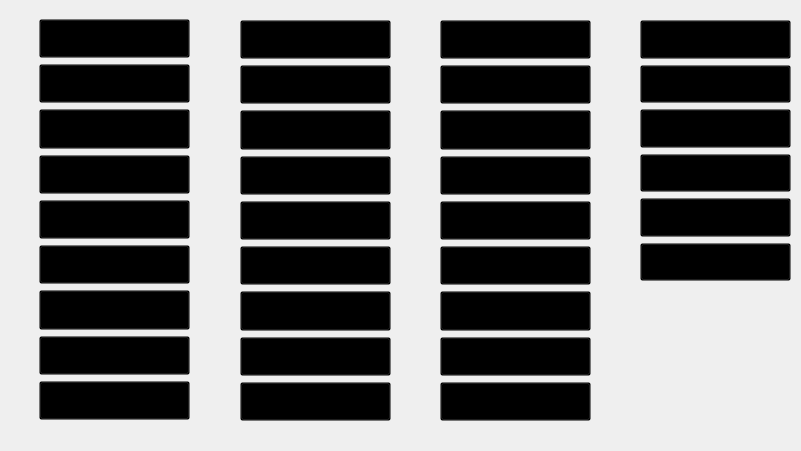
   <widget class="QWidget" name="aoyin_widget" native="true">
    <property name="geometry">
     <rect>
      <x>369</x>
      <y>299</y>
      <width>801</width>
      <height>451</height>
     </rect>
    </property>
    <property name="styleSheet">
     <string notr="true">color: transparent;</string>
    </property>
    <widget class="QWidget" name="verticalLayoutWidget">
     <property name="geometry">
      <rect>
       <x>39</x>
       <y>19</y>
       <width>151</width>
       <height>401</height>
      </rect>
     </property>
     <layout class="QVBoxLayout" name="aoyin_row_1">
      <item>
       <widget class="QPushButton" name="kya">
        <property name="sizePolicy">
         <sizepolicy hsizetype="Preferred" vsizetype="Preferred">
          <horstretch>0</horstretch>
          <verstretch>0</verstretch>
         </sizepolicy>
        </property>
        <property name="cursor">
         <cursorShape>PointingHandCursor</cursorShape>
        </property>
        <property name="styleSheet">
         <string notr="true">QPushButton {
    background-color: transparent;
}</string>
        </property>
        <property name="text">
         <string>きゃ キャ</string>
        </property>
       </widget>
      </item>
      <item>
       <widget class="QPushButton" name="kyu">
        <property name="sizePolicy">
         <sizepolicy hsizetype="Preferred" vsizetype="Preferred">
          <horstretch>0</horstretch>
          <verstretch>0</verstretch>
         </sizepolicy>
        </property>
        <property name="cursor">
         <cursorShape>PointingHandCursor</cursorShape>
        </property>
        <property name="styleSheet">
         <string notr="true">QPushButton {
    background-color: transparent;
}</string>
        </property>
        <property name="text">
         <string>きゅ キュ</string>
        </property>
       </widget>
      </item>
      <item>
       <widget class="QPushButton" name="kyo">
        <property name="sizePolicy">
         <sizepolicy hsizetype="Preferred" vsizetype="Preferred">
          <horstretch>0</horstretch>
          <verstretch>0</verstretch>
         </sizepolicy>
        </property>
        <property name="cursor">
         <cursorShape>PointingHandCursor</cursorShape>
        </property>
        <property name="styleSheet">
         <string notr="true">QPushButton {
    background-color: transparent;
}</string>
        </property>
        <property name="text">
         <string>きょ キョ</string>
        </property>
       </widget>
      </item>
      <item>
       <widget class="QPushButton" name="gya">
        <property name="sizePolicy">
         <sizepolicy hsizetype="Preferred" vsizetype="Preferred">
          <horstretch>0</horstretch>
          <verstretch>0</verstretch>
         </sizepolicy>
        </property>
        <property name="cursor">
         <cursorShape>PointingHandCursor</cursorShape>
        </property>
        <property name="styleSheet">
         <string notr="true">QPushButton {
    background-color: transparent;
}</string>
        </property>
        <property name="text">
         <string>ぎゃ ギャ</string>
        </property>
       </widget>
      </item>
      <item>
       <widget class="QPushButton" name="gyu">
        <property name="sizePolicy">
         <sizepolicy hsizetype="Preferred" vsizetype="Preferred">
          <horstretch>0</horstretch>
          <verstretch>0</verstretch>
         </sizepolicy>
        </property>
        <property name="cursor">
         <cursorShape>PointingHandCursor</cursorShape>
        </property>
        <property name="styleSheet">
         <string notr="true">QPushButton {
    background-color: transparent;
}</string>
        </property>
        <property name="text">
         <string>ぎゅ ギュ</string>
        </property>
       </widget>
      </item>
      <item>
       <widget class="QPushButton" name="gyo">
        <property name="sizePolicy">
         <sizepolicy hsizetype="Preferred" vsizetype="Preferred">
          <horstretch>0</horstretch>
          <verstretch>0</verstretch>
         </sizepolicy>
        </property>
        <property name="cursor">
         <cursorShape>PointingHandCursor</cursorShape>
        </property>
        <property name="styleSheet">
         <string notr="true">QPushButton {
    background-color: transparent;
}</string>
        </property>
        <property name="text">
         <string>ぎょ ギョ</string>
        </property>
       </widget>
      </item>
      <item>
       <widget class="QPushButton" name="sha">
        <property name="sizePolicy">
         <sizepolicy hsizetype="Preferred" vsizetype="Preferred">
          <horstretch>0</horstretch>
          <verstretch>0</verstretch>
         </sizepolicy>
        </property>
        <property name="cursor">
         <cursorShape>PointingHandCursor</cursorShape>
        </property>
        <property name="styleSheet">
         <string notr="true">QPushButton {
    background-color: transparent;
}</string>
        </property>
        <property name="text">
         <string>しゃ シャ</string>
        </property>
       </widget>
      </item>
      <item>
       <widget class="QPushButton" name="shu">
        <property name="sizePolicy">
         <sizepolicy hsizetype="Preferred" vsizetype="Preferred">
          <horstretch>0</horstretch>
          <verstretch>0</verstretch>
         </sizepolicy>
        </property>
        <property name="cursor">
         <cursorShape>PointingHandCursor</cursorShape>
        </property>
        <property name="styleSheet">
         <string notr="true">QPushButton {
    background-color: transparent;
}</string>
        </property>
        <property name="text">
         <string>しゅ シュ</string>
        </property>
       </widget>
      </item>
      <item>
       <widget class="QPushButton" name="sho">
        <property name="sizePolicy">
         <sizepolicy hsizetype="Preferred" vsizetype="Preferred">
          <horstretch>0</horstretch>
          <verstretch>0</verstretch>
         </sizepolicy>
        </property>
        <property name="cursor">
         <cursorShape>PointingHandCursor</cursorShape>
        </property>
        <property name="styleSheet">
         <string notr="true">QPushButton {
    background-color: transparent;
}</string>
        </property>
        <property name="text">
         <string>しょ ショ</string>
        </property>
       </widget>
      </item>
     </layout>
    </widget>
    <widget class="QWidget" name="verticalLayoutWidget_2">
     <property name="geometry">
      <rect>
       <x>240</x>
       <y>20</y>
       <width>151</width>
       <height>401</height>
      </rect>
     </property>
     <layout class="QVBoxLayout" name="aoyin_row_2">
      <item>
       <widget class="QPushButton" name="ja">
        <property name="sizePolicy">
         <sizepolicy hsizetype="Preferred" vsizetype="Preferred">
          <horstretch>0</horstretch>
          <verstretch>0</verstretch>
         </sizepolicy>
        </property>
        <property name="cursor">
         <cursorShape>PointingHandCursor</cursorShape>
        </property>
        <property name="styleSheet">
         <string notr="true">QPushButton {
    background-color: transparent;
}</string>
        </property>
        <property name="text">
         <string>じゃ (ぢゃ) ジャ (ヂャ)</string>
        </property>
       </widget>
      </item>
      <item>
       <widget class="QPushButton" name="ju">
        <property name="sizePolicy">
         <sizepolicy hsizetype="Preferred" vsizetype="Preferred">
          <horstretch>0</horstretch>
          <verstretch>0</verstretch>
         </sizepolicy>
        </property>
        <property name="cursor">
         <cursorShape>PointingHandCursor</cursorShape>
        </property>
        <property name="styleSheet">
         <string notr="true">QPushButton {
    background-color: transparent;
}</string>
        </property>
        <property name="text">
         <string>じゅ (ぢゅ) ジュ (ヂュ)</string>
        </property>
       </widget>
      </item>
      <item>
       <widget class="QPushButton" name="jo">
        <property name="sizePolicy">
         <sizepolicy hsizetype="Preferred" vsizetype="Preferred">
          <horstretch>0</horstretch>
          <verstretch>0</verstretch>
         </sizepolicy>
        </property>
        <property name="cursor">
         <cursorShape>PointingHandCursor</cursorShape>
        </property>
        <property name="styleSheet">
         <string notr="true">QPushButton {
    background-color: transparent;
}</string>
        </property>
        <property name="text">
         <string>じょ (ぢょ) ジョ (ヂョ)</string>
        </property>
       </widget>
      </item>
      <item>
       <widget class="QPushButton" name="cha">
        <property name="sizePolicy">
         <sizepolicy hsizetype="Preferred" vsizetype="Preferred">
          <horstretch>0</horstretch>
          <verstretch>0</verstretch>
         </sizepolicy>
        </property>
        <property name="cursor">
         <cursorShape>PointingHandCursor</cursorShape>
        </property>
        <property name="styleSheet">
         <string notr="true">QPushButton {
    background-color: transparent;
}</string>
        </property>
        <property name="text">
         <string>ちゃ チャ</string>
        </property>
       </widget>
      </item>
      <item>
       <widget class="QPushButton" name="chu">
        <property name="sizePolicy">
         <sizepolicy hsizetype="Preferred" vsizetype="Preferred">
          <horstretch>0</horstretch>
          <verstretch>0</verstretch>
         </sizepolicy>
        </property>
        <property name="cursor">
         <cursorShape>PointingHandCursor</cursorShape>
        </property>
        <property name="styleSheet">
         <string notr="true">QPushButton {
    background-color: transparent;
}</string>
        </property>
        <property name="text">
         <string>ちゅ チュ</string>
        </property>
       </widget>
      </item>
      <item>
       <widget class="QPushButton" name="cho">
        <property name="sizePolicy">
         <sizepolicy hsizetype="Preferred" vsizetype="Preferred">
          <horstretch>0</horstretch>
          <verstretch>0</verstretch>
         </sizepolicy>
        </property>
        <property name="cursor">
         <cursorShape>PointingHandCursor</cursorShape>
        </property>
        <property name="styleSheet">
         <string notr="true">QPushButton {
    background-color: transparent;
}</string>
        </property>
        <property name="text">
         <string>ちょ チョ</string>
        </property>
       </widget>
      </item>
      <item>
       <widget class="QPushButton" name="nya">
        <property name="sizePolicy">
         <sizepolicy hsizetype="Preferred" vsizetype="Preferred">
          <horstretch>0</horstretch>
          <verstretch>0</verstretch>
         </sizepolicy>
        </property>
        <property name="cursor">
         <cursorShape>PointingHandCursor</cursorShape>
        </property>
        <property name="styleSheet">
         <string notr="true">QPushButton {
    background-color: transparent;
}</string>
        </property>
        <property name="text">
         <string>にゃ ニャ</string>
        </property>
       </widget>
      </item>
      <item>
       <widget class="QPushButton" name="nyu">
        <property name="sizePolicy">
         <sizepolicy hsizetype="Preferred" vsizetype="Preferred">
          <horstretch>0</horstretch>
          <verstretch>0</verstretch>
         </sizepolicy>
        </property>
        <property name="cursor">
         <cursorShape>PointingHandCursor</cursorShape>
        </property>
        <property name="styleSheet">
         <string notr="true">QPushButton {
    background-color: transparent;
}</string>
        </property>
        <property name="text">
         <string>にゅ ニュ</string>
        </property>
       </widget>
      </item>
      <item>
       <widget class="QPushButton" name="nyo">
        <property name="sizePolicy">
         <sizepolicy hsizetype="Preferred" vsizetype="Preferred">
          <horstretch>0</horstretch>
          <verstretch>0</verstretch>
         </sizepolicy>
        </property>
        <property name="cursor">
         <cursorShape>PointingHandCursor</cursorShape>
        </property>
        <property name="styleSheet">
         <string notr="true">QPushButton {
    background-color: transparent;
}</string>
        </property>
        <property name="text">
         <string>にょ ニョ</string>
        </property>
       </widget>
      </item>
     </layout>
    </widget>
    <widget class="QWidget" name="verticalLayoutWidget_3">
     <property name="geometry">
      <rect>
       <x>440</x>
       <y>20</y>
       <width>151</width>
       <height>401</height>
      </rect>
     </property>
     <layout class="QVBoxLayout" name="aoyin_row_3">
      <item>
       <widget class="QPushButton" name="hya">
        <property name="sizePolicy">
         <sizepolicy hsizetype="Preferred" vsizetype="Preferred">
          <horstretch>0</horstretch>
          <verstretch>0</verstretch>
         </sizepolicy>
        </property>
        <property name="cursor">
         <cursorShape>PointingHandCursor</cursorShape>
        </property>
        <property name="styleSheet">
         <string notr="true">QPushButton {
    background-color: transparent;
}</string>
        </property>
        <property name="text">
         <string>ひゃ ヒャ</string>
        </property>
       </widget>
      </item>
      <item>
       <widget class="QPushButton" name="hyu">
        <property name="sizePolicy">
         <sizepolicy hsizetype="Preferred" vsizetype="Preferred">
          <horstretch>0</horstretch>
          <verstretch>0</verstretch>
         </sizepolicy>
        </property>
        <property name="cursor">
         <cursorShape>PointingHandCursor</cursorShape>
        </property>
        <property name="styleSheet">
         <string notr="true">QPushButton {
    background-color: transparent;
}</string>
        </property>
        <property name="text">
         <string>ひゅ ヒュ</string>
        </property>
       </widget>
      </item>
      <item>
       <widget class="QPushButton" name="hyo">
        <property name="sizePolicy">
         <sizepolicy hsizetype="Preferred" vsizetype="Preferred">
          <horstretch>0</horstretch>
          <verstretch>0</verstretch>
         </sizepolicy>
        </property>
        <property name="cursor">
         <cursorShape>PointingHandCursor</cursorShape>
        </property>
        <property name="styleSheet">
         <string notr="true">QPushButton {
    background-color: transparent;
}</string>
        </property>
        <property name="text">
         <string>ひょ ヒョ</string>
        </property>
       </widget>
      </item>
      <item>
       <widget class="QPushButton" name="bya">
        <property name="sizePolicy">
         <sizepolicy hsizetype="Preferred" vsizetype="Preferred">
          <horstretch>0</horstretch>
          <verstretch>0</verstretch>
         </sizepolicy>
        </property>
        <property name="cursor">
         <cursorShape>PointingHandCursor</cursorShape>
        </property>
        <property name="styleSheet">
         <string notr="true">QPushButton {
    background-color: transparent;
}</string>
        </property>
        <property name="text">
         <string>びゃ ビャ</string>
        </property>
       </widget>
      </item>
      <item>
       <widget class="QPushButton" name="byu">
        <property name="sizePolicy">
         <sizepolicy hsizetype="Preferred" vsizetype="Preferred">
          <horstretch>0</horstretch>
          <verstretch>0</verstretch>
         </sizepolicy>
        </property>
        <property name="cursor">
         <cursorShape>PointingHandCursor</cursorShape>
        </property>
        <property name="styleSheet">
         <string notr="true">QPushButton {
    background-color: transparent;
}</string>
        </property>
        <property name="text">
         <string>びゅ ビュ</string>
        </property>
       </widget>
      </item>
      <item>
       <widget class="QPushButton" name="byo">
        <property name="sizePolicy">
         <sizepolicy hsizetype="Preferred" vsizetype="Preferred">
          <horstretch>0</horstretch>
          <verstretch>0</verstretch>
         </sizepolicy>
        </property>
        <property name="cursor">
         <cursorShape>PointingHandCursor</cursorShape>
        </property>
        <property name="styleSheet">
         <string notr="true">QPushButton {
    background-color: transparent;
}</string>
        </property>
        <property name="text">
         <string>びょ ビョ</string>
        </property>
       </widget>
      </item>
      <item>
       <widget class="QPushButton" name="pya">
        <property name="sizePolicy">
         <sizepolicy hsizetype="Preferred" vsizetype="Preferred">
          <horstretch>0</horstretch>
          <verstretch>0</verstretch>
         </sizepolicy>
        </property>
        <property name="cursor">
         <cursorShape>PointingHandCursor</cursorShape>
        </property>
        <property name="styleSheet">
         <string notr="true">QPushButton {
    background-color: transparent;
}</string>
        </property>
        <property name="text">
         <string>ぴゃ ピャ</string>
        </property>
       </widget>
      </item>
      <item>
       <widget class="QPushButton" name="pyu">
        <property name="sizePolicy">
         <sizepolicy hsizetype="Preferred" vsizetype="Preferred">
          <horstretch>0</horstretch>
          <verstretch>0</verstretch>
         </sizepolicy>
        </property>
        <property name="cursor">
         <cursorShape>PointingHandCursor</cursorShape>
        </property>
        <property name="styleSheet">
         <string notr="true">QPushButton {
    background-color: transparent;
}</string>
        </property>
        <property name="text">
         <string>ぴゅ ピュ</string>
        </property>
       </widget>
      </item>
      <item>
       <widget class="QPushButton" name="pyo">
        <property name="sizePolicy">
         <sizepolicy hsizetype="Preferred" vsizetype="Preferred">
          <horstretch>0</horstretch>
          <verstretch>0</verstretch>
         </sizepolicy>
        </property>
        <property name="cursor">
         <cursorShape>PointingHandCursor</cursorShape>
        </property>
        <property name="styleSheet">
         <string notr="true">QPushButton {
    background-color: transparent;
}</string>
        </property>
        <property name="text">
         <string>ぴょ ピョ</string>
        </property>
       </widget>
      </item>
     </layout>
    </widget>
    <widget class="QWidget" name="verticalLayoutWidget_4">
     <property name="geometry">
      <rect>
       <x>640</x>
       <y>20</y>
       <width>151</width>
       <height>261</height>
      </rect>
     </property>
     <layout class="QVBoxLayout" name="aoyin_row_4">
      <item>
       <widget class="QPushButton" name="mya">
        <property name="sizePolicy">
         <sizepolicy hsizetype="Preferred" vsizetype="Preferred">
          <horstretch>0</horstretch>
          <verstretch>0</verstretch>
         </sizepolicy>
        </property>
        <property name="cursor">
         <cursorShape>PointingHandCursor</cursorShape>
        </property>
        <property name="styleSheet">
         <string notr="true">QPushButton {
    background-color: transparent;
}</string>
        </property>
        <property name="text">
         <string>みゃ ミャ</string>
        </property>
       </widget>
      </item>
      <item>
       <widget class="QPushButton" name="myu">
        <property name="sizePolicy">
         <sizepolicy hsizetype="Preferred" vsizetype="Preferred">
          <horstretch>0</horstretch>
          <verstretch>0</verstretch>
         </sizepolicy>
        </property>
        <property name="cursor">
         <cursorShape>PointingHandCursor</cursorShape>
        </property>
        <property name="styleSheet">
         <string notr="true">QPushButton {
    background-color: transparent;
}</string>
        </property>
        <property name="text">
         <string>みゅ ミュ</string>
        </property>
       </widget>
      </item>
      <item>
       <widget class="QPushButton" name="myo">
        <property name="sizePolicy">
         <sizepolicy hsizetype="Preferred" vsizetype="Preferred">
          <horstretch>0</horstretch>
          <verstretch>0</verstretch>
         </sizepolicy>
        </property>
        <property name="cursor">
         <cursorShape>PointingHandCursor</cursorShape>
        </property>
        <property name="styleSheet">
         <string notr="true">QPushButton {
    background-color: transparent;
}</string>
        </property>
        <property name="text">
         <string>みょ ミョ</string>
        </property>
       </widget>
      </item>
      <item>
       <widget class="QPushButton" name="rya">
        <property name="sizePolicy">
         <sizepolicy hsizetype="Preferred" vsizetype="Preferred">
          <horstretch>0</horstretch>
          <verstretch>0</verstretch>
         </sizepolicy>
        </property>
        <property name="cursor">
         <cursorShape>PointingHandCursor</cursorShape>
        </property>
        <property name="styleSheet">
         <string notr="true">QPushButton {
    background-color: transparent;
}</string>
        </property>
        <property name="text">
         <string>りゃ リャ</string>
        </property>
       </widget>
      </item>
      <item>
       <widget class="QPushButton" name="ryu">
        <property name="sizePolicy">
         <sizepolicy hsizetype="Preferred" vsizetype="Preferred">
          <horstretch>0</horstretch>
          <verstretch>0</verstretch>
         </sizepolicy>
        </property>
        <property name="cursor">
         <cursorShape>PointingHandCursor</cursorShape>
        </property>
        <property name="styleSheet">
         <string notr="true">QPushButton {
    background-color: transparent;
}</string>
        </property>
        <property name="text">
         <string>りゅ リュ</string>
        </property>
       </widget>
      </item>
      <item>
       <widget class="QPushButton" name="ryo">
        <property name="sizePolicy">
         <sizepolicy hsizetype="Preferred" vsizetype="Preferred">
          <horstretch>0</horstretch>
          <verstretch>0</verstretch>
         </sizepolicy>
        </property>
        <property name="cursor">
         <cursorShape>PointingHandCursor</cursorShape>
        </property>
        <property name="styleSheet">
         <string notr="true">QPushButton {
    background-color: transparent;
}</string>
        </property>
        <property name="text">
         <string>りょ リョ</string>
        </property>
       </widget>
      </item>
     </layout>
    </widget>
   </widget>
